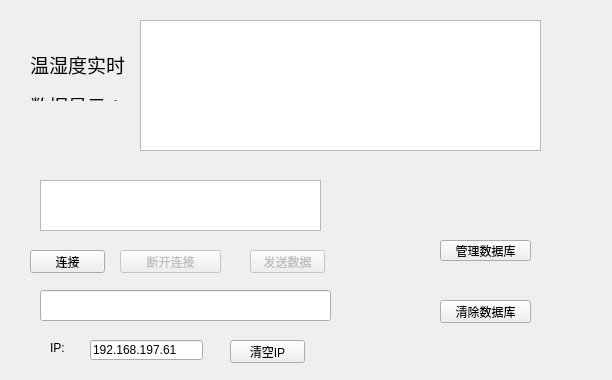
<?xml version="1.0" encoding="UTF-8"?>
<ui version="4.0">
 <class>clientWidget</class>
 <widget class="QWidget" name="clientWidget">
  <property name="geometry">
   <rect>
    <x>0</x>
    <y>0</y>
    <width>612</width>
    <height>380</height>
   </rect>
  </property>
  <property name="windowTitle">
   <string>clientWidget</string>
  </property>
  <widget class="QPushButton" name="pushButton_send">
   <property name="enabled">
    <bool>false</bool>
   </property>
   <property name="geometry">
    <rect>
     <x>250</x>
     <y>250</y>
     <width>75</width>
     <height>23</height>
    </rect>
   </property>
   <property name="text">
    <string>发送数据</string>
   </property>
  </widget>
  <widget class="QLineEdit" name="lineEdit_socket">
   <property name="geometry">
    <rect>
     <x>90</x>
     <y>340</y>
     <width>113</width>
     <height>20</height>
    </rect>
   </property>
   <property name="text">
    <string>192.168.197.61</string>
   </property>
  </widget>
  <widget class="QLabel" name="label">
   <property name="geometry">
    <rect>
     <x>50</x>
     <y>340</y>
     <width>31</width>
     <height>16</height>
    </rect>
   </property>
   <property name="text">
    <string>IP:</string>
   </property>
  </widget>
  <widget class="QPushButton" name="pushBotton_clear">
   <property name="geometry">
    <rect>
     <x>230</x>
     <y>340</y>
     <width>75</width>
     <height>23</height>
    </rect>
   </property>
   <property name="text">
    <string>清空IP</string>
   </property>
  </widget>
  <widget class="QTextEdit" name="textEdit">
   <property name="geometry">
    <rect>
     <x>140</x>
     <y>20</y>
     <width>401</width>
     <height>131</height>
    </rect>
   </property>
  </widget>
  <widget class="QPushButton" name="pushButton_disconnect">
   <property name="enabled">
    <bool>false</bool>
   </property>
   <property name="geometry">
    <rect>
     <x>120</x>
     <y>250</y>
     <width>101</width>
     <height>23</height>
    </rect>
   </property>
   <property name="text">
    <string>断开连接</string>
   </property>
  </widget>
  <widget class="QLineEdit" name="lineEdit">
   <property name="geometry">
    <rect>
     <x>40</x>
     <y>290</y>
     <width>291</width>
     <height>31</height>
    </rect>
   </property>
  </widget>
  <widget class="QPushButton" name="pushButton_connect">
   <property name="geometry">
    <rect>
     <x>30</x>
     <y>250</y>
     <width>75</width>
     <height>23</height>
    </rect>
   </property>
   <property name="text">
    <string>连接</string>
   </property>
  </widget>
  <widget class="QPushButton" name="opensqlbutton">
   <property name="geometry">
    <rect>
     <x>440</x>
     <y>240</y>
     <width>91</width>
     <height>21</height>
    </rect>
   </property>
   <property name="text">
    <string>管理数据库</string>
   </property>
  </widget>
  <widget class="QPushButton" name="cleanbutton">
   <property name="geometry">
    <rect>
     <x>440</x>
     <y>300</y>
     <width>91</width>
     <height>23</height>
    </rect>
   </property>
   <property name="text">
    <string>清除数据库</string>
   </property>
  </widget>
  <widget class="QTextEdit" name="textEdit_2">
   <property name="geometry">
    <rect>
     <x>40</x>
     <y>180</y>
     <width>281</width>
     <height>51</height>
    </rect>
   </property>
  </widget>
  <widget class="QLabel" name="label_2">
   <property name="geometry">
    <rect>
     <x>30</x>
     <y>50</y>
     <width>101</width>
     <height>51</height>
    </rect>
   </property>
   <property name="text">
    <string>&lt;html&gt;&lt;head/&gt;&lt;body&gt;&lt;p&gt;&lt;span style=&quot; font-size:14pt;&quot;&gt;温湿度实时&lt;/span&gt;&lt;/p&gt;&lt;p&gt;&lt;span style=&quot; font-size:14pt;&quot;&gt;数据显示：&lt;/span&gt;&lt;/p&gt;&lt;/body&gt;&lt;/html&gt;</string>
   </property>
  </widget>
 </widget>
 <layoutdefault spacing="6" margin="11"/>
 <resources/>
 <connections/>
</ui>
